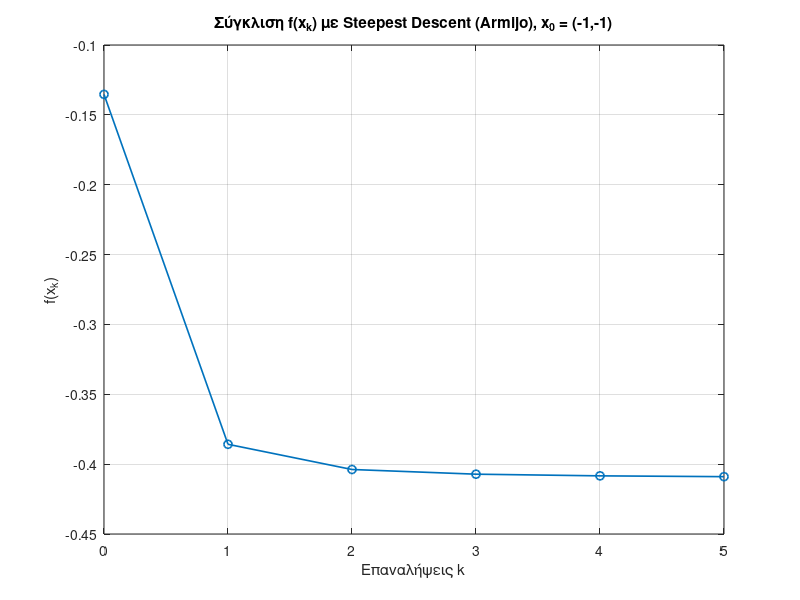

The MATLAB source for this figure:
%% Steepest Descent με κανόνα Armijo για f(x,y) = x^3 * exp(-x^2 - y^4)
% Αρχικό σημείο: (-1, -1)

clear; clc; close all;

% Συνάρτηση f
f = @(x) x(1).^3 .* exp(-x(1).^2 - x(2).^4);

% Gradient της f
gradf = @(x) [ ...
    x(1).^2 .* (3 - 2*x(1).^2) .* exp(-x(1).^2 - x(2).^4); ...
   -4*x(1).^3 .* x(2).^3 .* exp(-x(1).^2 - x(2).^4) ];

% Παράμετροι Armijo
sigma   = 1e-4;   % 0 < sigma < 1 (τυπικά πολύ μικρό)
beta    = 0.5;    % παράγοντας μείωσης (0 < beta < 1)
gamma0  = 1.0;    % αρχικό βήμα για backtracking

maxIter = 5;
tol     = 1e-6;

% Αρχικό σημείο
xk = [-1; -1];

% Ιστορία
Xhist = xk;
Fhist = f(xk);

fprintf('k = %3d, x = (% .6f, % .6f), f = % .6f, ||grad f|| = %.3e\n', ...
        0, xk(1), xk(2), Fhist(end), norm(gradf(xk)));

for k = 1:maxIter
    gk = gradf(xk);

    % Κριτήριο τερματισμού
    if norm(gk) < tol
        fprintf('Στάση στη διαδοχή k = %d (||grad f|| < tol)\n', k-1);
        break;
    end

    dk = -gk;          % διεύθυνση μέγιστης καθόδου
    gamma = gamma0;    % αρχικό βήμα για Armijo

    % Backtracking Armijo
    while f(xk + gamma*dk) > f(xk) + sigma * gamma * (gk.' * dk)
        gamma = beta * gamma;
    end

    % Ενημέρωση σημείου
    xk = xk + gamma * dk;

    Xhist(:,end+1) = xk;
    Fhist(end+1)   = f(xk);

    fprintf('k = %3d, γ_k = %.4f, x = (% .6f, % .6f), f = % .6f, ||grad f|| = %.3e\n', ...
            k, gamma, xk(1), xk(2), Fhist(end), norm(gk));
end

%% Διάγραμμα σύγκλισης f(x_k) vs k

k_axis = 0:length(Fhist)-1;

figure;
plot(k_axis, Fhist, 'o-','LineWidth',1.2);
xlabel('Επαναλήψεις k');
ylabel('f(x_k)');
title('Σύγκλιση f(x_k) με Steepest Descent (Armijo), x_0 = (-1,-1)');
grid on;
